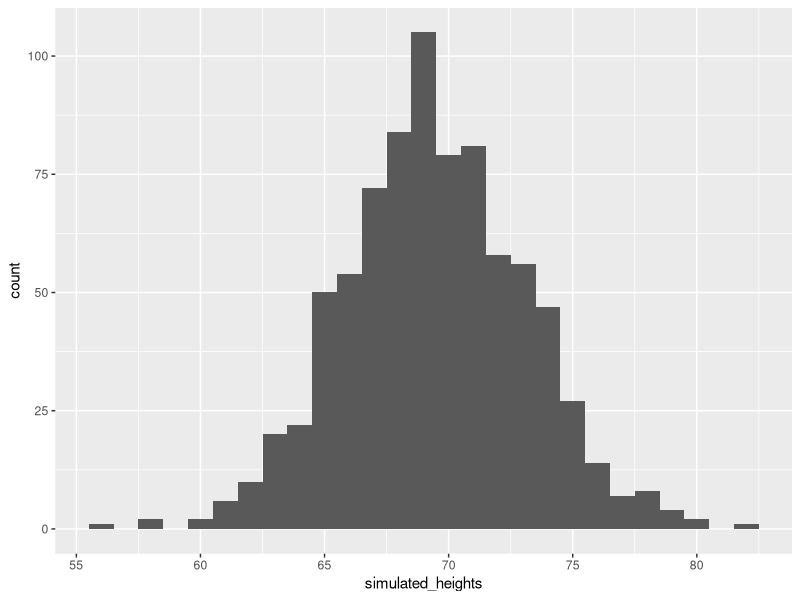

Here is the R script that generated this plot:
# define x as male heights from dslabs data
library(tidyverse)
library(dslabs)
data(heights)
x <- heights %>% filter(sex=="Male") %>% pull(height)

# generate simulated height data using normal distribution - both datasets should have n observations
n <- length(x)
avg <- mean(x)
s <- sd(x)
simulated_heights <- rnorm(n, avg, s)

data.frame(simulated_heights=simulated_heights)%>%
  ggplot(aes(simulated_heights))+
  geom_histogram(binwidth = 1)

B<- 10000
tallest <- replicate(B, {
  simulated_data <- rnorm(800, avg,s)
  max(simulated_data)

})
mean(tallest>= 7*12)
